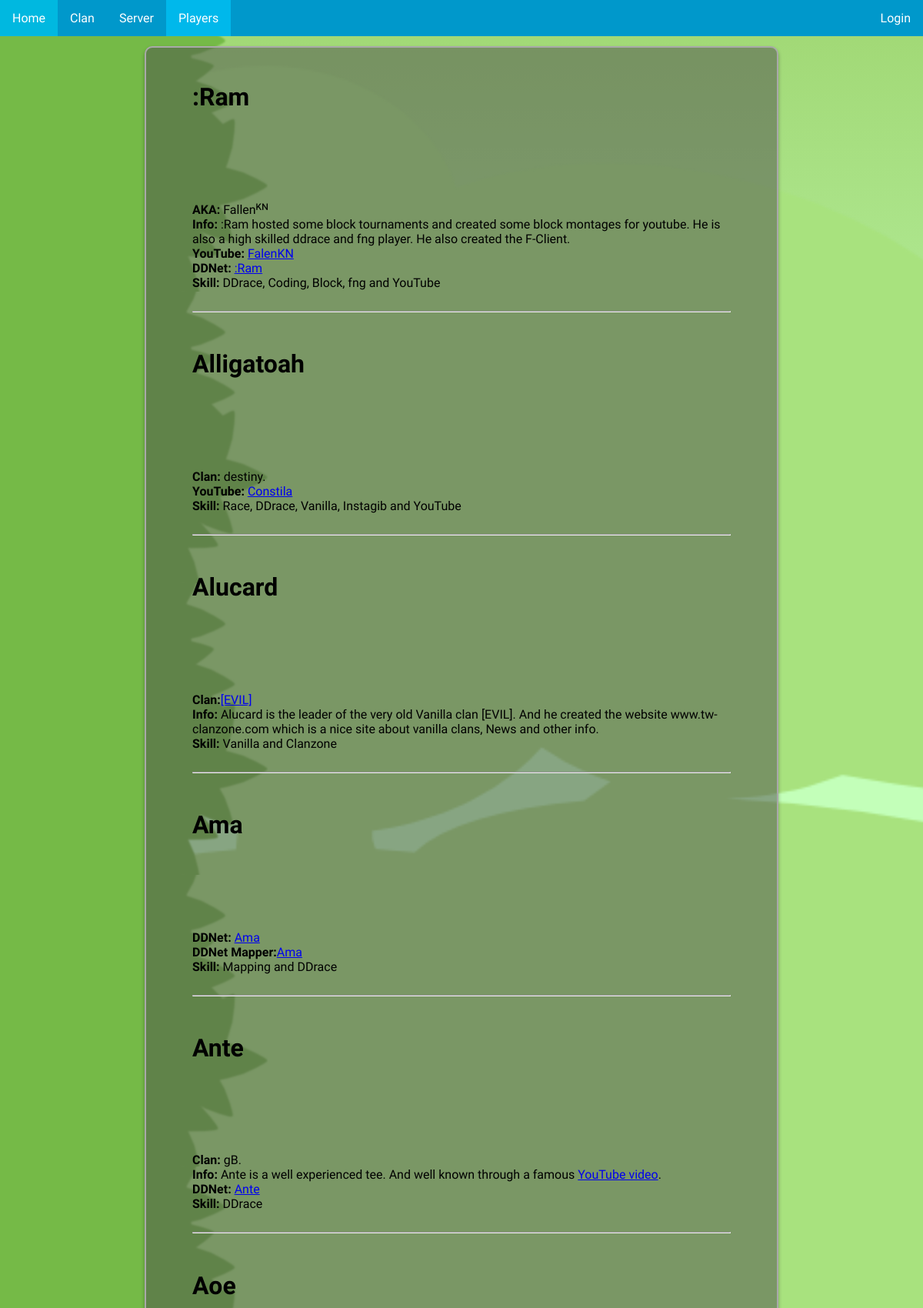
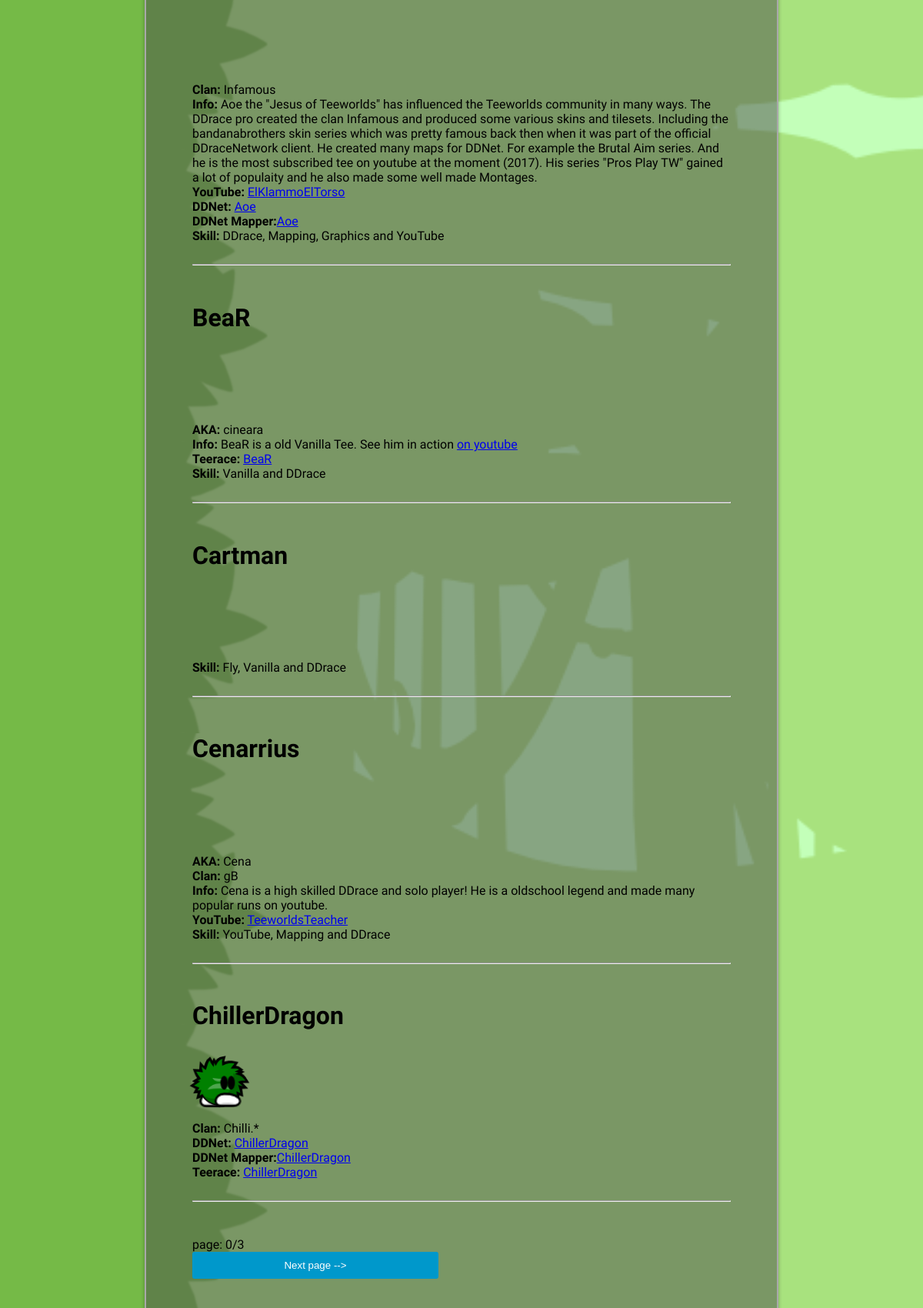
Page /players.php (upper part) on the committed database (2 pictures, top to bottom).
### tables this page shows
CREATE TABLE "Players" (
	`ID`	INTEGER PRIMARY KEY AUTOINCREMENT,
	`Name`	TEXT,
	`AKA`	TEXT,
	`SkinName`	TEXT DEFAULT 'default',
	`SkinColorBody`	INTEGER,
	`SkinColorFeet`	INTEGER,
	`Clan`	TEXT,
	`ClanPage`	TEXT,
	`Clan2`	TEXT,
	`ClanPage2`	TEXT,
	`Skills`	TEXT,
	`yt_name`	TEXT,
	`yt_link`	TEXT,
	`DDNet`	TEXT,
	`DDNetMapper`	TEXT,
	`KoG`	TEXT,
	`Teerace`	TEXT,
	`StartYear`	INTEGER,
	`Info`	TEXT,
	`Editors`	TEXT,
	`LastEditDate`	TEXT,
	`LastEditor`	TEXT
);

### view/player_view.php (the view, shortened to what this page needs)
<?php
function contains($needle, $haystack)
{
    return strpos($haystack, $needle) !== false;
}
?>
<?php
function ViewPlayer($row, $is_admin)
{
    $name = $row['Name'];
    $aka = $row['AKA'];
    $id = $row['ID'];
    $info = $row['Info'];
    $clan = $row['Clan'];
    $clan_page = $row['ClanPage'];
    $skills = $row['Skills'];
    $yt_name = $row['yt_name'];
    $yt_link = $row['yt_link'];
    $teerace = $row['Teerace'];
    $ddnet = $row['DDNet'];
    $ddnet_mapper = $row['DDNetMapper'];
    $ddnet_link = $ddnet;
    $ddnet_mapper_link = $ddnet_mapper;
?>
<?php
    if ($ddnet)
    {
        if (!contains('https://ddnet.tw', $ddnet))
        {
            $ddnet_link = "https://ddnet.tw/players/$ddnet/";
        }
    }
    if ($ddnet_mapper)
    {
        if (!contains('https://ddnet.tw', $ddnet_mapper))
        {
            $ddnet_mapper_link = "https://ddnet.tw/mappers/$ddnet_mapper/";
        }
    }
    echo "
    <div id=\"$name\"\>
    <h1>$name</h1>
    ";
?>
    <div class="tee" <?php echo "skin$id"; ?>>
        <div class="front-foot"></div>
        <div class="rEye"></div>
    </div>
<?php
        if ($aka)
        {
            echo "<a><strong>AKA:</strong> $aka<br></a>";
        }
        if ($clan)
        {
            if ($clan_page)
            {
                echo "<a><strong>Clan:</strong><a href=\"$clan_page\">$clan</a><br></a>";
            }
            else
            {
                echo "<a><strong>Clan:</strong> $clan<br></a>";
            }
        }
        if ($info)
            echo "<a><strong>Info:</strong> $info<br></a>";
        if ($yt_name and $yt_link)
            echo "<a><strong>YouTube:</strong> <a href=\"$yt_link\">$yt_name</a><br></a>";
        if ($ddnet)
        {
            echo "<a><strong>DDNet:</strong> <a href=\"$ddnet_link\">$name</a><br></a>";
        }
        if ($ddnet_mapper)
        {
            echo "<a><strong>DDNet Mapper:</strong><a href=\"$ddnet_mapper_link\">$name</a><br></a>";
        }
        if ($teerace)
            echo "<a><strong>Teerace:</strong> <a href=\"$teerace\">$name</a><br></a>";
        if ($skills)
            echo "<a><strong>Skill:</strong> $skills</a></br>";
        echo "
        </div><br><hr><br>
        ";
}
?>

### usefull_functions.php (shortened to what this page needs)
<?php
function IsLoggedIn()
{
    return false;
}
function HtmlFooter()
{
?>
    </div>
	</body>
</html>
<?php
}
function fok()
{
?>
<?php
	HtmlFooter();
	die();
}
function HtmlHeader($page, $style = "js_clouds.css", $style2 = "")
{
?>
<!DOCTYPE html>
<html>
	<head>
        <link rel="stylesheet" href="design/style.css"></style>
		<link rel="stylesheet" href="<?php echo "design/$style"; ?>"></style>
<?php
    if ($style2 !== "")
    {
?>
		<link rel="stylesheet" href="<?php echo "design/$style2"; ?>"></style>
<?php
    }
?>
	</head>
	<body>
        <div id="header-nav">
            <ul>
                <li><a <?php if ($page === "Home") { echo 'class="active"'; } ?> href="index.php">Home</a></li>
                <li><a <?php if ($page === "Clan") { echo 'class="active"'; } ?>href="clan.php">Clan</a></li>
                <li><a <?php if ($page === "Server") { echo 'class="active"'; } ?>href="server.php">Server</a></li>
                <li><a <?php if ($page === "Players") { echo 'class="active"'; } ?>href="players.php">Players</a></li>
                <li style="float:right">
                <?php
                    if (IsLoggedIn())
                    {
                        echo "<a " . (($page === "Account") ? 'class="active"' : '') . "href=\"account.php\">Account</a>";
                    }
                    else
                    {
                        echo "<a href=\"login.php\">Login</a>";
                    }
                ?>
                </li>
            </ul>
        </div>
<?php
    if ($style == "clouds.css")
    {
?>
        <div class="cloud" id="cloud1"><img src="design/img/bg_cloud3.png" width="200em"></div>
        <div class="cloud" id="cloud2"><img src="design/img/bg_cloud2.png" width="350em"></div>
        <div class="cloud" id="cloud3"><img src="design/img/bg_cloud1.png" width="300em"></div>
        <div class="cloud" id="cloud4"><img src="design/img/bg_cloud3.png" width="250em"></div>
        <div class="cloud" id="cloud5"><img src="design/img/bg_cloud2.png" width="280em"></div>
<?php
    }
    else if ($style == "jungle.css")
    {
?>
        <div class="jungle-background"></div>
        <div class="jungle-mid-light-green"></div>
<?php
    }
?>
        <div class="main-content">
<?php
}
?>

### players.php (shortened to what this page needs)
<?php
require_once(__DIR__ . "/view/player_view.php");
HtmlHeader("Players", "jungle.css", "TeeAssembler.css");
function GetTotalPages($items_per_page)
{
    $SQL_pages_base = "SELECT COUNT(*) AS TotalPages FROM Players;";
    $db = new PDO(PLAYER_DATABASE);
    $rows = $db->query($SQL_pages_base);
    $rows = $rows->fetchAll();
    if ($rows)
    {
        $TotalPlayers = $rows[0]['TotalPages'];
        $float_pages = $TotalPlayers / $items_per_page;
        $int_pages = (int)$float_pages;
        if ($float_pages > $int_pages)
            return $int_pages;
        else
            return $int_pages - 1;
    }
    return -1;
}
    $is_admin = IsAdmin();
    $SQL_playerlist_query_base = "SELECT * FROM Players WHERE ID > ? ";
    $SQL_playerlist_query_order_by = "ORDER BY Name ASC ";
    $players_per_page = 10;
	$players_page = 0;
	$players_offset = 0;
	$SQL_playerlist_query_range = "LIMIT $players_per_page OFFSET $players_offset ";
	$db = new PDO(PLAYER_DATABASE);
	$db->setAttribute( PDO::ATTR_ERRMODE, PDO::ERRMODE_WARNING );
	$SQL_execution_string = $SQL_playerlist_query_base . $SQL_playerlist_query_order_by . $SQL_playerlist_query_range;
	$stmt = $db->prepare($SQL_execution_string);
	$stmt->execute(array(0));
	$rows = $stmt->fetchAll(PDO::FETCH_ASSOC);
	if ($rows)
	{
		foreach ($rows as $row)
		{
            ViewPlayer($row, $is_admin);
		}
		$total_pages = GetTotalPages($players_per_page);
		echo "<a><br>page: $players_page/$total_pages<br></a>";
		$nxt_page = $players_page + 1;
		if ($players_page < $total_pages)
		{
			echo "<input type=\"button\" value=\"Next page -->\" onclick=\"window.location.href='players.php?players=$players_per_page&page=$nxt_page'\"/>";
		}
	}
	else
	{
		echo "something went wrong .-.";
		echo "<input type=\"button\" value=\"reset\" onclick=\"window.location.href='players.php?players=10&page=0'\"/>";
	}
	fok();
?>

### design/style.css (style rules this page uses)
input[type="button"], input[type="submit"] { padding:10px; color:#fff; background:#0098cb; width:320px; margin:20px auto; margin-top:0px; border:0px; border-radius:3px; cursor:pointer; }
#header-nav { position: fixed; width: 100%; top: 0; z-index: 420; }
.main-content { padding: 5%; padding-top: 2%; margin-top: 5%; margin-bottom: 5%; min-width: 200px; max-width: 700px; margin-right: auto; margin-left: auto; border: 2px solid darkgrey; border-radius: 10px; background: rgba(77,77,77,0.5); box-shadow: 0 3px 5px rgba(0, 0, 0, 0.3); background: white; }
ul { list-style-type: none; margin: 0; padding: 0; overflow: hidden; background-color: #0098cb; }
li { float: left; }
li a { display: block; color: white; text-align: center; padding: 14px 16px; text-decoration: none; font-family: 'Comfortaa', cursive; }
.active { background-color: #00b8eb; }
body { margin:0px; padding:0px; font-family: 'Comfortaa', cursive; background-attachment: fixed !important; background: -moz-linear-gradient(270deg, rgba(51,86,167,1) 0%, rgba(158,181,214,1) 20%); background: -webkit-gradient(linear, left top, left bottom, color-stop(0%, rgba(51,86,167,1)), color-stop(20%, rgba(158,181,214,1))); background: -webkit-linear-gradient(270deg, rgba(51,86,167,1) 0%, rgba(158,181,214,1) 20%); background: -o-linear-gradient(270deg, rgba(51,86,167,1) 0%, rgba(158,181,214,1) 20%); background: -ms-linear-gradient(270deg, rgba(51,86,167,1) 0%, rgba(158,181,214,1) 20%); background: linear-gradient(180deg, rgba(51,86,167,1) 0%, rgba(158,181,214,1) 20%); filter: progid:DXImageTransform.Microsoft.gradient( startColorstr='#3356a7', endColorstr='#9eb5d6',GradientType=0 ); }

### design/jungle.css (style rules this page uses)
.jungle-mid-light-green { position: fixed; z-index: -2; top: 0; height: 100%; width: 100%; background-image: url("img/jungle_midground_light_green_left.png"); background-repeat: repeat-y; }
.jungle-background { position: fixed; z-index: -2; top: 0; height: 100%; width: 100%; background-image: url("img/jungle_background_green.png"); background-size: auto 100%; background-repeat: repeat-x; }
.main-content { padding: 5%; padding-top: 2%; margin-top: 5%; margin-bottom: 5%; min-width: 200px; max-width: 700px; margin-right: auto; margin-left: auto; border: 2px solid darkgrey; border-radius: 10px; background: rgba(77,77,77,0.5); box-shadow: 0 3px 5px rgba(0, 0, 0, 0.3); }
body { background: -webkit-gradient(linear, left top, left bottom, color-stop(0%, rgba(160,215,115,1)), color-stop(27%, rgba(195,255,185,1))); }

### design/TeeAssembler.css (style rules this page uses)
.tee { width: 96px; height: 96px; position: relative; left: 5%; transform: translateX(-50%); -ms-transform: translateX(-50%); margin-top: 0px; z-index: 0; }
.tee div { position: absolute; }
.back-foot,.back-foot-shadow,.front-foot,.front-foot-shadow { width: 64px; height: 32px; }
.front-foot { background-position: -192px -32px; top: 52px; left: 26px; transform: scale(1.35); }
.lEye,.rEye { width: 32px; height: 32px; background-position: -64px -96px; }
.rEye { top: 29px; left: 48px; transform: scale(1.12) rotateY(-180deg); }

### rows in the picture
players: Name ":Ram", AKA "Fallenᴷᴺ", Info ":Ram hosted some block tournaments and created some block montages for youtube. He is also a high skilled ddrace and fng player. He also created the F-Client.", yt_name "FalenKN", Skills "DDrace, Coding, Block, fng and YouTube"
players: Name "Alligatoah", Clan "destiny.", yt_name "Constila", Skills "Race, DDrace, Vanilla, Instagib and YouTube"
players: Name "Alucard", Clan "[EVIL]", Info "Alucard is the leader of the very old Vanilla clan [EVIL]. And he created the website www.tw-clanzone.com which is a nice site about vanilla clans, News and other info.", Skills "Vanilla and Clanzone"
players: Name "Ama", Skills "Mapping and DDrace"
players: Name "Ante", Clan "gB.", Info "Ante is a well experienced tee. And well known through a famous YouTube video .", Skills "DDrace"
players: Name "Aoe", Clan "Infamous", Info "Aoe the \"Jesus of Teeworlds\" has influenced the Teeworlds community in many ways. The DDrace pro created the clan Infamous and produced some various skins and tilesets. Including the bandanabrothers skin series which was pretty famous back then when it was part of the official DDraceNetwork client. He created many maps for DDNet. For example the Brutal Aim series. And he is the most subscribed tee on youtube at the moment (2017). His series \"Pros Play TW\" gained a lot of populaity and he also made some well made Montages.", yt_name "ElKlammoElTorso", Skills "DDrace, Mapping, Graphics and YouTube"
players: Name "BeaR", AKA "cineara", Info "BeaR is a old Vanilla Tee. See him in action on youtube", Skills "Vanilla and DDrace"
players: Name "Cartman", Skills "Fly, Vanilla and DDrace"
players: Name "Cenarrius", AKA "Cena", Clan "gB", Info "Cena is a high skilled DDrace and solo player! He is a oldschool legend and made many popular runs on youtube.", yt_name "TeeworldsTeacher", Skills "YouTube, Mapping and DDrace"
players: Name "ChillerDragon", Clan "Chilli.*"

### other values in the picture
$players_page "0"
$total_pages "3"
